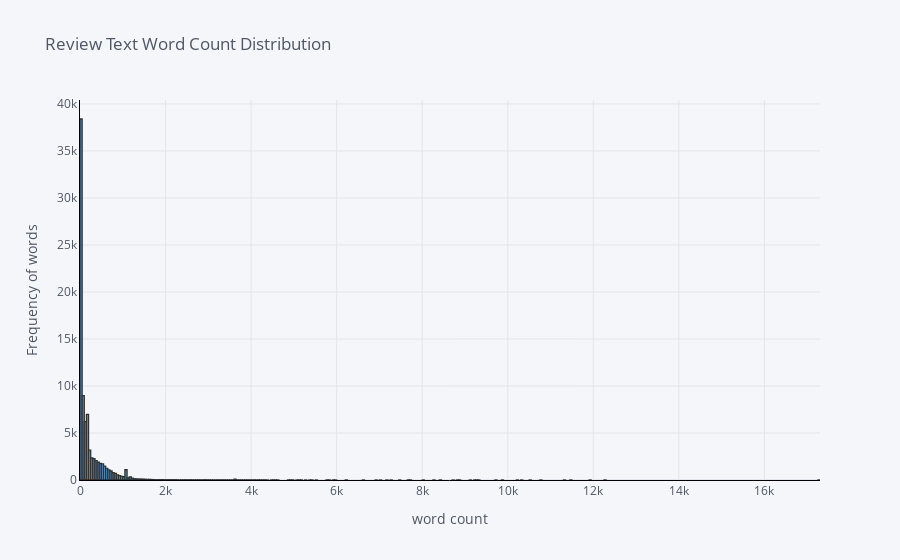

Here is the notebook cell this chart was saved with:
### Markdown cell above
## Analyzing Feature "wordcount"

### Code cell
#Frequency of words in each column by using "word_count"
import cufflinks as cf
cf.go_offline()
print( cf.__version__)
df['word_count'].iplot(
    colors='blue',
    kind='hist',
    size='200',
    bins=500,
    xTitle='word count', 
    linecolor='black',
    yTitle='Frequency of words',
    title='Review Text Word Count Distribution')

### Figure 1 — Plotly figure (JSON) as saved in the notebook; plotly's stock layout.template omitted (floating-point values rounded to 4 significant figures; data arrays with more than 128 entries replaced by an {"elided": "..."} marker saying what was removed)
{"data": [{"histfunc": "count", "histnorm": "", "marker": {"color": "rgba(55, 128, 191, 1.0)", "line": {"color": "#000000", "width": 1.3}}, "name": "word_count", "nbinsx": 500, "opacity": 0.8, "orientation": "v", "type": "histogram", "x": {"elided": "87069 int values"}}], "layout": {"barmode": "overlay", "legend": {"bgcolor": "#F5F6F9", "font": {"color": "#4D5663"}}, "paper_bgcolor": "#F5F6F9", "plot_bgcolor": "#F5F6F9", "title": {"font": {"color": "#4D5663"}, "text": "Review Text Word Count Distribution"}, "xaxis": {"gridcolor": "#E1E5ED", "linecolor": "black", "showgrid": true, "tickfont": {"color": "#4D5663"}, "title": {"font": {"color": "#4D5663"}, "text": "word count"}, "zerolinecolor": "#E1E5ED"}, "yaxis": {"gridcolor": "#E1E5ED", "linecolor": "black", "showgrid": true, "tickfont": {"color": "#4D5663"}, "title": {"font": {"color": "#4D5663"}, "text": "Frequency of words"}, "zerolinecolor": "#E1E5ED"}}}
